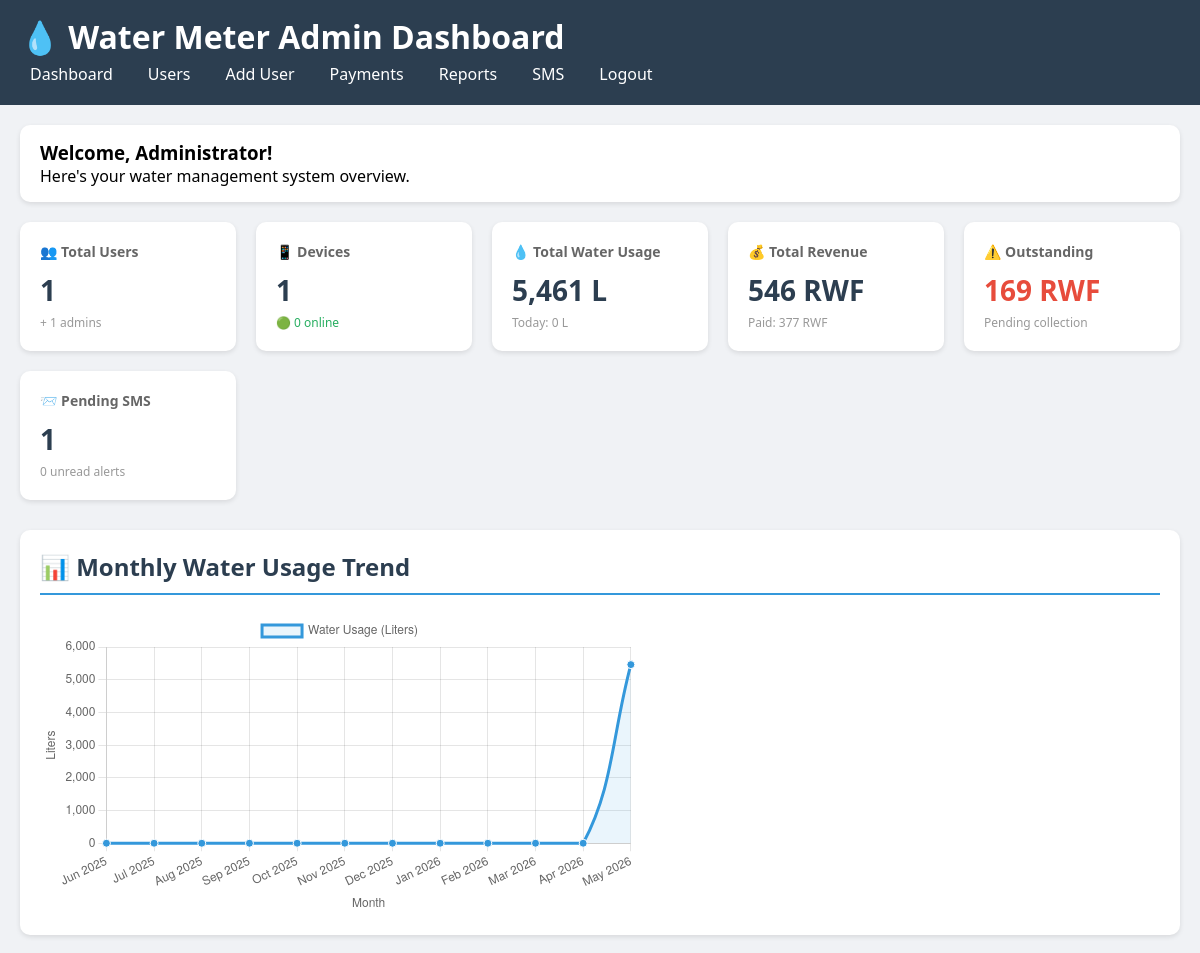
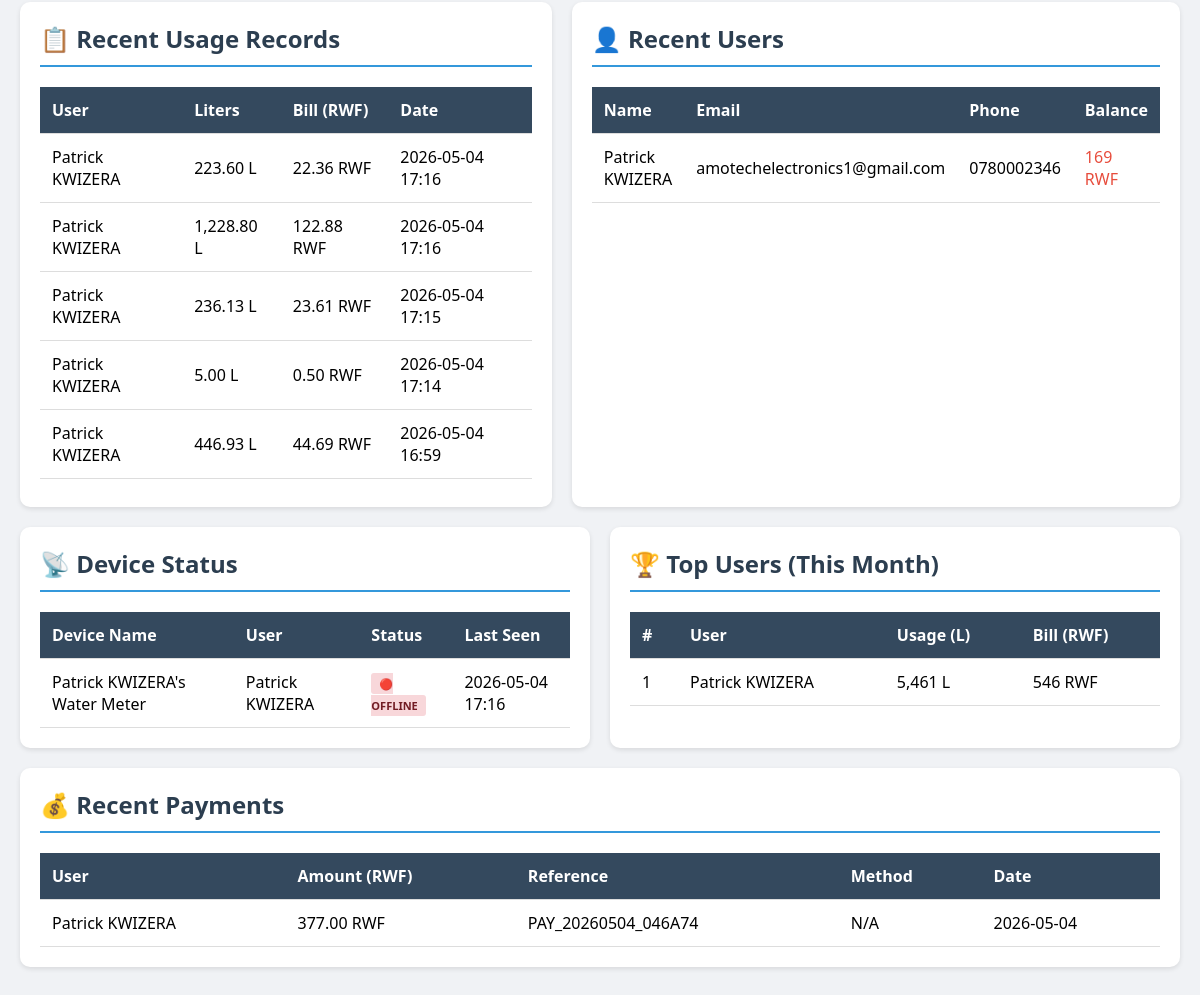
Page /admin/dashboard.php (signed in) on the committed database (2 pictures, top to bottom).
### tables this page shows
CREATE TABLE `usage_data` (
  `id` int(11) NOT NULL,
  `user_id` int(11) NOT NULL,
  `liters` decimal(10,2) DEFAULT 0.00,
  `bill` decimal(10,2) DEFAULT 0.00,
  `date` timestamp NOT NULL DEFAULT current_timestamp()
);

CREATE TABLE `users` (
  `id` int(11) NOT NULL,
  `name` varchar(100) NOT NULL,
  `phone` varchar(20) NOT NULL,
  `email` varchar(100) NOT NULL,
  `password` varchar(255) NOT NULL,
  `role` enum('admin','client') DEFAULT 'client',
  `tariff` decimal(10,2) DEFAULT 100.00,
  `balance` decimal(10,2) DEFAULT 0.00,
  `reset_token` varchar(255) DEFAULT NULL,
  `reset_expires` datetime DEFAULT NULL,
  `created_at` timestamp NOT NULL DEFAULT current_timestamp(),
  `updated_at` timestamp NOT NULL DEFAULT current_timestamp() ON UPDATE current_timestamp()
);

CREATE TABLE `devices` (
  `id` int(11) NOT NULL,
  `user_id` int(11) NOT NULL,
  `device_id` varchar(50) NOT NULL,
  `device_name` varchar(100) DEFAULT NULL,
  `last_seen` timestamp NULL DEFAULT NULL,
  `status` enum('active','inactive') DEFAULT 'active',
  `firmware_version` varchar(20) DEFAULT '3.0',
  `created_at` timestamp NOT NULL DEFAULT current_timestamp()
);

CREATE TABLE `payments` (
  `id` int(11) NOT NULL,
  `user_id` int(11) NOT NULL,
  `amount` decimal(10,2) NOT NULL,
  `reference` varchar(50) NOT NULL,
  `status` enum('pending','completed','failed') DEFAULT 'pending',
  `payment_method` varchar(50) DEFAULT NULL,
  `transaction_id` varchar(100) DEFAULT NULL,
  `notes` text DEFAULT NULL,
  `date` timestamp NOT NULL DEFAULT current_timestamp()
);

### admin/dashboard.php (the view, shortened to what this page needs)
<?php
$conn = getDB();
$result = $conn->query("SELECT COUNT(*) as total FROM users WHERE role = 'client'");
$totalUsers = $result->fetch_assoc()['total'];
$result = $conn->query("SELECT COUNT(*) as total FROM users WHERE role = 'admin'");
$totalAdmins = $result->fetch_assoc()['total'];
$result = $conn->query("SELECT COUNT(*) as total FROM devices");
$totalDevices = $result->fetch_assoc()['total'];
$result = $conn->query("SELECT COUNT(*) as total FROM devices WHERE last_seen > DATE_SUB(NOW(), INTERVAL 5 MINUTE)");
$onlineDevices = $result->fetch_assoc()['total'];
$result = $conn->query("SELECT SUM(liters) as total FROM usage_data");
$totalUsage = $result->fetch_assoc()['total'] ?? 0;
$result = $conn->query("SELECT SUM(bill) as total FROM usage_data");
$totalRevenue = $result->fetch_assoc()['total'] ?? 0;
$result = $conn->query("SELECT SUM(amount) as total FROM payments WHERE status = 'completed'");
$totalPaid = $result->fetch_assoc()['total'] ?? 0;
$outstanding = $totalRevenue - $totalPaid;
$result = $conn->query("SELECT SUM(liters) as total FROM usage_data WHERE DATE(date) = CURDATE()");
$todayUsage = $result->fetch_assoc()['total'] ?? 0;
$result = $conn->query("SELECT COUNT(*) as total FROM sms_queue WHERE status = 'pending'");
$pendingSMS = $result->fetch_assoc()['total'];
$result = $conn->query("SELECT COUNT(*) as total FROM alerts WHERE is_read = 0");
$unreadAlerts = $result->fetch_assoc()['total'];
$recentUsage = $conn->query("
    SELECT ud.*, u.name as user_name
    FROM usage_data ud
    JOIN users u ON ud.user_id = u.id
    ORDER BY ud.date DESC
    LIMIT 10
");
$recentUsers = $conn->query("
    SELECT * FROM users
    WHERE role = 'client'
    ORDER BY created_at DESC
    LIMIT 5
");
$recentPayments = $conn->query("
    SELECT p.*, u.name as user_name
    FROM payments p
    JOIN users u ON p.user_id = u.id
    WHERE p.status = 'completed'
    ORDER BY p.date DESC
    LIMIT 5
");
$devices = $conn->query("
    SELECT d.*, u.name as user_name
    FROM devices d
    JOIN users u ON d.user_id = u.id
    ORDER BY d.last_seen DESC
    LIMIT 10
");
$topUsers = $conn->query("
    SELECT u.name, SUM(ud.liters) as total_liters, SUM(ud.bill) as total_bill
    FROM users u
    JOIN usage_data ud ON u.id = ud.user_id
    WHERE MONTH(ud.date) = MONTH(CURDATE()) AND YEAR(ud.date) = YEAR(CURDATE())
    GROUP BY u.id
    ORDER BY total_liters DESC
    LIMIT 5
");
$monthlyData = [];
for($i = 11; $i >= 0; $i--) {
    $month = date('Y-m', strtotime("-$i months"));
    $monthName = date('M Y', strtotime("-$i months"));
    $stmt = $conn->prepare("SELECT COALESCE(SUM(liters), 0) as total FROM usage_data WHERE DATE_FORMAT(date, '%Y-%m') = ?");
    $stmt->bind_param("s", $month);
    $stmt->execute();
    $result = $stmt->get_result()->fetch_assoc();
    $monthlyData[] = [
        'month' => $monthName,
        'usage' => floatval($result['total'])
    ];
}
?>
<!DOCTYPE html>
<html lang="en">
<head>
</head>
<body>
    <div class="header">
        <h1>💧 Water Meter Admin Dashboard</h1>
        <div class="nav-links">
            <a href="dashboard.php">Dashboard</a>
            <a href="users.php">Users</a>
            <a href="add_user.php">Add User</a>
            <a href="payments.php">Payments</a>
            <a href="reports.php">Reports</a>
            <a href="generate_sms.php">SMS</a>
            <a href="../logout.php">Logout</a>
        </div>
    </div>
    <div class="container">
        <div class="welcome">
            <h3>Welcome, <?php echo htmlspecialchars($_SESSION['user_name']); ?>!</h3>
            <p>Here's your water management system overview.</p>
        </div>
        <div class="stats-grid">
            <div class="stat-card">
                <h3>👥 Total Users</h3>
                <div class="value"><?php echo $totalUsers; ?></div>
                <div class="sub">+ <?php echo $totalAdmins; ?> admins</div>
            </div>
            <div class="stat-card">
                <h3>📱 Devices</h3>
                <div class="value"><?php echo $totalDevices; ?></div>
                <div class="sub"><span class="trend-up">🟢 <?php echo $onlineDevices; ?> online</span></div>
            </div>
            <div class="stat-card">
                <h3>💧 Total Water Usage</h3>
                <div class="value"><?php echo number_format($totalUsage, 0); ?> L</div>
                <div class="sub">Today: <?php echo number_format($todayUsage, 0); ?> L</div>
            </div>
            <div class="stat-card">
                <h3>💰 Total Revenue</h3>
                <div class="value"><?php echo number_format($totalRevenue, 0); ?> RWF</div>
                <div class="sub">Paid: <?php echo number_format($totalPaid, 0); ?> RWF</div>
            </div>
            <div class="stat-card">
                <h3>⚠️ Outstanding</h3>
                <div class="value" style="color: <?php echo $outstanding > 0 ? '#e74c3c' : '#27ae60'; ?>">
                    <?php echo number_format($outstanding, 0); ?> RWF
                </div>
                <div class="sub">Pending collection</div>
            </div>
            <div class="stat-card">
                <h3>📨 Pending SMS</h3>
                <div class="value"><?php echo $pendingSMS; ?></div>
                <div class="sub"><?php echo $unreadAlerts; ?> unread alerts</div>
            </div>
        </div>
        <div class="section">
            <h2>📊 Monthly Water Usage Trend</h2>
            <div class="chart-container">
                <canvas id="usageChart"></canvas>
            </div>
        </div>
        <div class="grid-2">
            <div class="section">
                <h2>📋 Recent Usage Records</h2>
                <div style="overflow-x: auto; max-height: 400px;">
                    <?php if ($recentUsage->num_rows > 0): ?>
                    <table>
                        <thead>
                            <tr>
                                <th>User</th>
                                <th>Liters</th>
                                <th>Bill (RWF)</th>
                                <th>Date</th>
                            </tr>
                        </thead>
                        <tbody>
                            <?php while($row = $recentUsage->fetch_assoc()): ?>
                            <tr>
                                <td><?php echo htmlspecialchars($row['user_name']); ?></td>
                                <td><?php echo number_format($row['liters'], 2); ?> L</td>
                                <td><?php echo number_format($row['bill'], 2); ?> RWF</td>
                                <td><?php echo date('Y-m-d H:i', strtotime($row['date'])); ?></td>
                            </tr>
                            <?php endwhile; ?>
                        </tbody>
                    </table>
                    <?php endif; ?>
                </div>
            </div>
            <div class="section">
                <h2>👤 Recent Users</h2>
                <div style="overflow-x: auto; max-height: 400px;">
                    <?php if ($recentUsers->num_rows > 0): ?>
                    <table>
                        <thead>
                            <tr>
                                <th>Name</th>
                                <th>Email</th>
                                <th>Phone</th>
                                <th>Balance</th>
                            </tr>
                        </thead>
                        <tbody>
                            <?php while($row = $recentUsers->fetch_assoc()): ?>
                            <tr>
                                <td><?php echo htmlspecialchars($row['name']); ?></td>
                                <td><?php echo htmlspecialchars($row['email']); ?></td>
                                <td><?php echo htmlspecialchars($row['phone']); ?></td>
                                <td style="color: <?php echo $row['balance'] > 0 ? '#e74c3c' : '#27ae60'; ?>">
                                    <?php echo number_format($row['balance'], 0); ?> RWF
                                </td>
                            </tr>
                            <?php endwhile; ?>
                        </tbody>
                    </table>
                    <?php endif; ?>
                </div>
            </div>
        </div>
        <div class="grid-2">
            <div class="section">
                <h2>📡 Device Status</h2>
                <div style="overflow-x: auto; max-height: 400px;">
                    <?php if ($devices->num_rows > 0): ?>
                    <table>
                        <thead>
                            <tr>
                                <th>Device Name</th>
                                <th>User</th>
                                <th>Status</th>
                                <th>Last Seen</th>
                            </tr>
                        </thead>
                        <tbody>
                            <?php while($row = $devices->fetch_assoc()):
                                $isOnline = $row['last_seen'] && (strtotime($row['last_seen']) > (time() - 300));
                            ?>
                            <tr>
                                <td><?php echo htmlspecialchars($row['device_name']); ?></td>
                                <td><?php echo htmlspecialchars($row['user_name']); ?></td>
                                <td>
                                    <span class="badge <?php echo $isOnline ? 'badge-online' : 'badge-offline'; ?>">
                                        <?php echo $isOnline ? '🟢 ONLINE' : '🔴 OFFLINE'; ?>
                                    </span>
                                 </td>
                                <td><?php echo $row['last_seen'] ? date('Y-m-d H:i', strtotime($row['last_seen'])) : 'Never'; ?></td>
                            </tr>
                            <?php endwhile; ?>
                        </tbody>
                    </table>
                    <?php endif; ?>
                </div>
            </div>
            <div class="section">
                <h2>🏆 Top Users (This Month)</h2>
                <div style="overflow-x: auto; max-height: 400px;">
                    <?php if ($topUsers->num_rows > 0): ?>
                    <table>
                        <thead>
                            <tr>
                                <th>#</th>
                                <th>User</th>
                                <th>Usage (L)</th>
                                <th>Bill (RWF)</th>
                            </tr>
                        </thead>
                        <tbody>
                            <?php $rank = 1; while($row = $topUsers->fetch_assoc()): ?>
                            <tr>
                                <td><?php echo $rank++; ?></td>
                                <td><?php echo htmlspecialchars($row['name']); ?></td>
                                <td><?php echo number_format($row['total_liters'], 0); ?> L</td>
                                <td><?php echo number_format($row['total_bill'], 0); ?> RWF</td>
                            </tr>
                            <?php endwhile; ?>
                        </tbody>
                    </table>
                    <?php endif; ?>
                </div>
            </div>
        </div>
        <div class="section">
            <h2>💰 Recent Payments</h2>
            <div style="overflow-x: auto;">
                <?php if ($recentPayments->num_rows > 0): ?>
                <table>
                    <thead>
                        <tr>
                            <th>User</th>
                            <th>Amount (RWF)</th>
                            <th>Reference</th>
                            <th>Method</th>
                            <th>Date</th>
                        </tr>
                    </thead>
                    <tbody>
                        <?php while($row = $recentPayments->fetch_assoc()): ?>
                        <tr>
                            <td><?php echo htmlspecialchars($row['user_name']); ?></td>
                            <td><?php echo number_format($row['amount'], 2); ?> RWF</td>
                            <td><?php echo $row['reference']; ?></td>
                            <td><?php echo $row['payment_method'] ?: 'N/A'; ?></td>
                            <td><?php echo date('Y-m-d', strtotime($row['date'])); ?></td>
                        </tr>
                        <?php endwhile; ?>
                    </tbody>
                </table>
                <?php endif; ?>
            </div>
        </div>
    </div>
    <script>
        // Monthly Usage Chart
        const chartData = <?php echo json_encode($monthlyData); ?>;
        const ctx = document.getElementById('usageChart').getContext('2d');
        new Chart(ctx, {
            type: 'line',
            data: {
                labels: chartData.map(item => item.month),
                datasets: [{
                    label: 'Water Usage (Liters)',
                    data: chartData.map(item => item.usage),
                    borderColor: '#3498db',
                    backgroundColor: 'rgba(52, 152, 219, 0.1)',
                    tension: 0.4,
                    fill: true,
                    pointBackgroundColor: '#3498db',
                    pointBorderColor: '#fff',
                    pointRadius: 4,
                    pointHoverRadius: 6
                }]
            },
            options: {
                responsive: true,
                maintainAspectRatio: true,
                plugins: {
                    legend: {
                        position: 'top',
                    },
                    tooltip: {
                        callbacks: {
                            label: function(context) {
                                return context.parsed.y.toLocaleString() + ' Liters';
                            }
                        }
                    }
                },
                scales: {
                    y: {
                        beginAtZero: true,
                        title: {
                            display: true,
                            text: 'Liters'
                        },
                        ticks: {
                            callback: function(value) {
                                return value.toLocaleString();
                            }
                        }
                    },
                    x: {
                        title: {
                            display: true,
                            text: 'Month'
                        }
                    }
                }
            }
        });
    </script>
</body>
</html>

### rows in the picture
usage_data: user.name "Patrick KWIZERA", liters "223.60", bill "22.36", date "2026-05-04 17:16"
usage_data: user.name "Patrick KWIZERA", liters "1,228.80", bill "122.88", date "2026-05-04 17:16"
usage_data: user.name "Patrick KWIZERA", liters "236.13", bill "23.61", date "2026-05-04 17:15"
usage_data: user.name "Patrick KWIZERA", liters "5.00", bill "0.50", date "2026-05-04 17:14"
usage_data: user.name "Patrick KWIZERA", liters "446.93", bill "44.69", date "2026-05-04 16:59"
users: name "Patrick KWIZERA", email "amotechelectronics1@gmail.com", phone "0780002346", balance "169"
devices: device_name "Patrick KWIZERA's Water Meter", user.name "Patrick KWIZERA", shows "🔴 OFFLINE", last_seen "2026-05-04 17:16"
payments: user.name "Patrick KWIZERA", amount "377.00", reference "PAY_20260504_046A74", payment_method "N/A", date "2026-05-04"

### other values in the picture
$_SESSION['user_name'] "Administrator"
$totalUsers "1"
$totalAdmins "1"
$totalDevices "1"
$onlineDevices "0"
$totalUsage "5,461"
$todayUsage "0"
$totalRevenue "546"
$totalPaid "377"
$outstanding "169"
$pendingSMS "1"
$unreadAlerts "0"
$row['name'] "Patrick KWIZERA"
$row['total_liters'] "5,461"
$row['total_bill'] "546"
